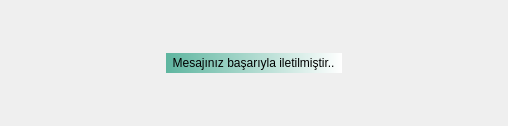
<?xml version="1.0" encoding="UTF-8"?>
<ui version="4.0">
 <class>Dialog</class>
 <widget class="QDialog" name="Dialog">
  <property name="geometry">
   <rect>
    <x>0</x>
    <y>0</y>
    <width>508</width>
    <height>126</height>
   </rect>
  </property>
  <property name="windowTitle">
   <string>Dialog</string>
  </property>
  <property name="styleSheet">
   <string notr="true">#Dialog{border-image: url(:/deneme2/deneme2.jpg);}</string>
  </property>
  <layout class="QVBoxLayout" name="verticalLayout">
   <item>
    <spacer name="verticalSpacer">
     <property name="orientation">
      <enum>Qt::Vertical</enum>
     </property>
     <property name="sizeHint" stdset="0">
      <size>
       <width>20</width>
       <height>24</height>
      </size>
     </property>
    </spacer>
   </item>
   <item>
    <layout class="QHBoxLayout" name="horizontalLayout">
     <item>
      <spacer name="horizontalSpacer">
       <property name="orientation">
        <enum>Qt::Horizontal</enum>
       </property>
       <property name="sizeHint" stdset="0">
        <size>
         <width>40</width>
         <height>20</height>
        </size>
       </property>
      </spacer>
     </item>
     <item>
      <widget class="QLabel" name="mesaj_iletildi_bilgisi">
       <property name="styleSheet">
        <string notr="true">background-color: qlineargradient(spread:pad, x1:0, y1:0, x2:1, y2:0, stop:0 rgba(94, 181, 159, 255), stop:1 rgba(255, 255, 255, 255));

border-radius:15px;
font: 75 16pt &quot;MS Shell Dlg 2&quot;;</string>
       </property>
       <property name="text">
        <string>  Mesajınız başarıyla iletilmiştir..  </string>
       </property>
      </widget>
     </item>
     <item>
      <spacer name="horizontalSpacer_2">
       <property name="orientation">
        <enum>Qt::Horizontal</enum>
       </property>
       <property name="sizeHint" stdset="0">
        <size>
         <width>40</width>
         <height>20</height>
        </size>
       </property>
      </spacer>
     </item>
    </layout>
   </item>
   <item>
    <spacer name="verticalSpacer_2">
     <property name="orientation">
      <enum>Qt::Vertical</enum>
     </property>
     <property name="sizeHint" stdset="0">
      <size>
       <width>20</width>
       <height>25</height>
      </size>
     </property>
    </spacer>
   </item>
  </layout>
 </widget>
 <resources>
  <include location="deneme.qrc"/>
 </resources>
 <connections/>
</ui>
